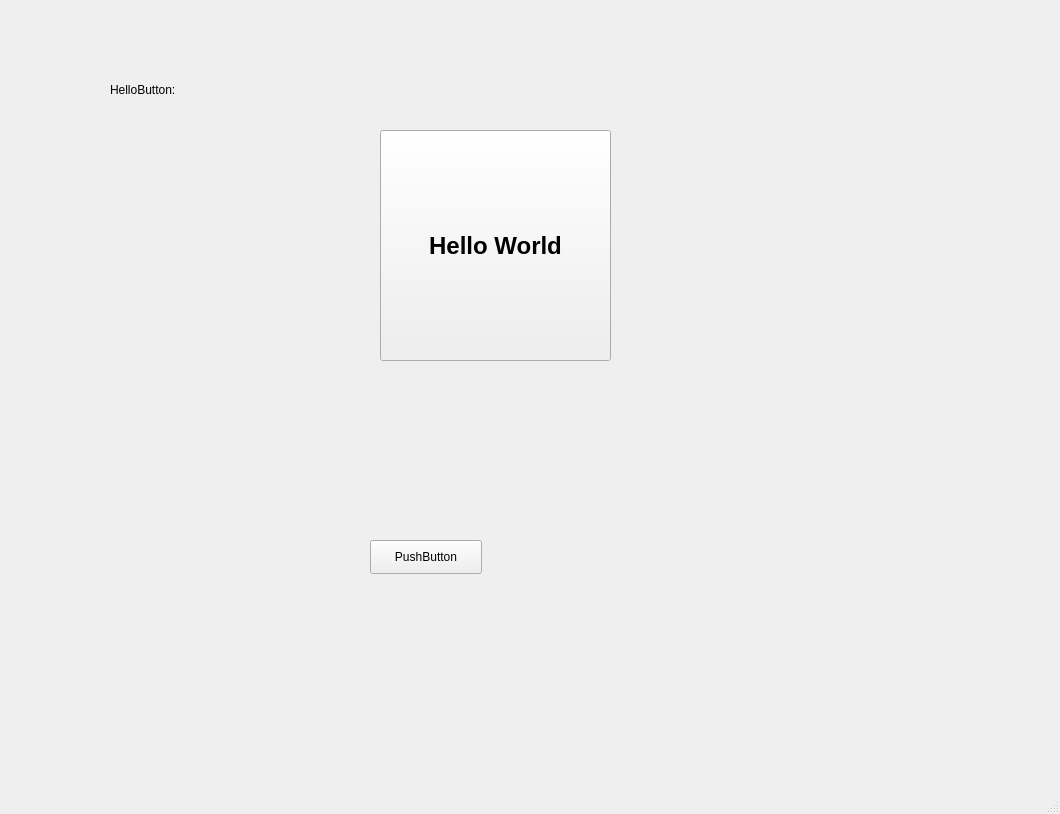
<?xml version="1.0" encoding="UTF-8"?>
<ui version="4.0">
 <class>MainWindow</class>
 <widget class="QMainWindow" name="MainWindow">
  <property name="geometry">
   <rect>
    <x>0</x>
    <y>0</y>
    <width>1060</width>
    <height>814</height>
   </rect>
  </property>
  <property name="windowTitle">
   <string>MainWindow</string>
  </property>
  <widget class="QWidget" name="centralwidget">
   <widget class="QPushButton" name="helloButton">
    <property name="geometry">
     <rect>
      <x>380</x>
      <y>130</y>
      <width>231</width>
      <height>231</height>
     </rect>
    </property>
    <property name="font">
     <font>
      <family>Arial</family>
      <pointsize>18</pointsize>
      <weight>75</weight>
      <bold>true</bold>
     </font>
    </property>
    <property name="text">
     <string>Hello World</string>
    </property>
   </widget>
   <widget class="QLabel" name="label">
    <property name="geometry">
     <rect>
      <x>110</x>
      <y>80</y>
      <width>68</width>
      <height>19</height>
     </rect>
    </property>
    <property name="text">
     <string>HelloButton:</string>
    </property>
   </widget>
   <widget class="QPushButton" name="pushButton">
    <property name="geometry">
     <rect>
      <x>370</x>
      <y>540</y>
      <width>112</width>
      <height>34</height>
     </rect>
    </property>
    <property name="text">
     <string>PushButton</string>
    </property>
   </widget>
  </widget>
  <widget class="QMenuBar" name="menubar">
   <property name="geometry">
    <rect>
     <x>0</x>
     <y>0</y>
     <width>1060</width>
     <height>31</height>
    </rect>
   </property>
  </widget>
  <widget class="QStatusBar" name="statusbar"/>
 </widget>
 <resources/>
 <connections/>
</ui>
